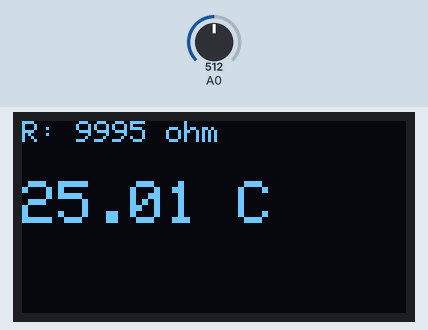
The sketch below on a simulated Arduino Zero (SAMD21). Shown: 128×64 one-colour display. Inputs (shaded band) come from the test bench; at power-on: A0 = 512 (analog values on the 0–1023 scale).

Above: at 1.2 s.
1.3 s: A0 set to 716
At 2.6 s:
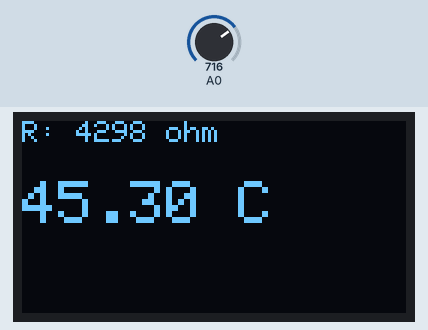
3.1 s: A0 set to 0
At 3.7 s:
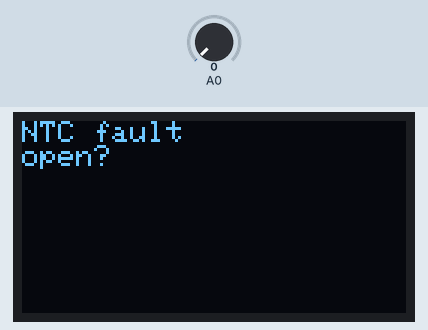
4.8 s: A0 set to 122
At 6.0 s:
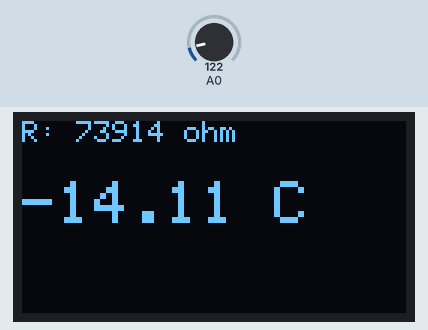
Timing chart, 0 to 7.8 s (numbered marks = the images above; inputs shaded):
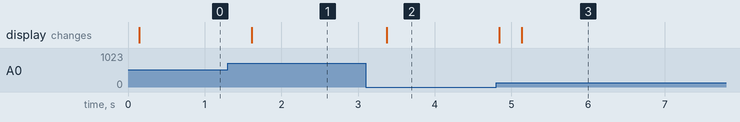

The sketch:

laser_tester_relay.ino
```cpp
/*
 * Laser power meter — NTC readout stage
 * Board:  Seeeduino XIAO (SAMD21)
 * Sensor: 10k NTC (beta ~3950) in a metal lug, bonded to Vantablack copper slug
 * Wiring: 3V3 --- NTC --- A0 --- 10k(1%) --- GND
 *         Divider runs off 3V3 so it's ratiometric with the ADC reference
 * Display: SSD1306 I2C OLED
 *
 */

#include <Wire.h>
#include <Adafruit_GFX.h>
#include <Adafruit_SSD1306.h>
#include <math.h>

// ---- divider / NTC constants ----
const float R_FIXED = 10000.0;   // 1% metal-film resistor, 10K ohms
const float R0      = 10000.0;   // NTC resistance at T0
const float T0_K    = 298.15;    // 25 C in kelvin
const float BETA    = 3950.0;    // NTC beta — CALIBRATE THIS (see notes)
const int   ADC_MAX = 4095;      // 12-bit

// ---- OLED ----
#define SCREEN_W 128
#define SCREEN_H 64              // use 32 if 128x32
#define OLED_ADDR 0x3C
Adafruit_SSD1306 display(SCREEN_W, SCREEN_H, &Wire, -1);

// ---- averaging ----
const int N_AVG = 32;

float readNTC_ohms() {
  long acc = 0;
  for (int i = 0; i < N_AVG; i++) { acc += analogRead(A0); delay(2); }
  float adc = (float)acc / N_AVG;

  // guard rails: open/short sensor
  if (adc < 1)        return -1.0;        // junction at GND -> NTC open
  if (adc > ADC_MAX-1) return -2.0;       // junction at rail -> NTC short

  // 3V3 -- NTC -- A0 -- Rfixed -- GND
  // adc/ADC_MAX = Rfixed / (Rntc + Rfixed)   (Vref cancels, ratiometric)
  return R_FIXED * ((ADC_MAX - adc) / adc);
}

float ohmsToC(float r) {
  // beta equation: 1/T = 1/T0 + (1/beta)*ln(R/R0)
  float invT = 1.0 / T0_K + (1.0 / BETA) * log(r / R0);
  return (1.0 / invT) - 273.15;
}

void setup() {
  analogReadResolution(12);      // SAMD21 supports 12-bit
  // AR_DEFAULT (VDDANA) is already ratiometric with the 3V3 divider — leave it.

  Wire.begin();
  display.begin(SSD1306_SWITCHCAPVCC, OLED_ADDR);
  display.clearDisplay();
  display.setTextColor(SSD1306_WHITE);
  display.display();
}

void loop() {
  float r = readNTC_ohms();

  display.clearDisplay();
  display.setCursor(0, 0);

  if (r < 0) {
    display.setTextSize(1);
    display.println("NTC fault");
    display.println(r == -1.0 ? "open?" : "short?");
  } else {
    float c = ohmsToC(r);

    display.setTextSize(1);
    display.print("R: "); display.print(r, 0); display.println(" ohm");

    display.setTextSize(2);
    display.setCursor(0, 20);
    display.print(c, 2); display.println(" C");

    // ---- TODO: power stage ----
    // Transient (single laser pulse into an insulated slug):
    //   P = m * c_p * (dT/dt)
    //   copper c_p = 385 J/kg/K; m = slug mass in kg; dT/dt from timestamps.
    // Steady-state (continuous beam, slug losing heat to ambient):
    //   P = (T - T_ambient) / R_thermal
    //   find R_thermal by a known-power calibration first.
    // Uncomment once you've measured your slug.
    //
    // display.setTextSize(1);
    // display.setCursor(0, 48);
    // display.print(power_W, 2); display.println(" W");
  }

  display.display();
  delay(200);
}
```

Measured:
- after the input at 1.3 s, the display: changes after 0.31 s (image 1)
- after the input at 3.1 s, the display: changes after 0.27 s (image 2)
- after the input at 4.8 s, the display: first changes at once (image 3 shows a later state)
